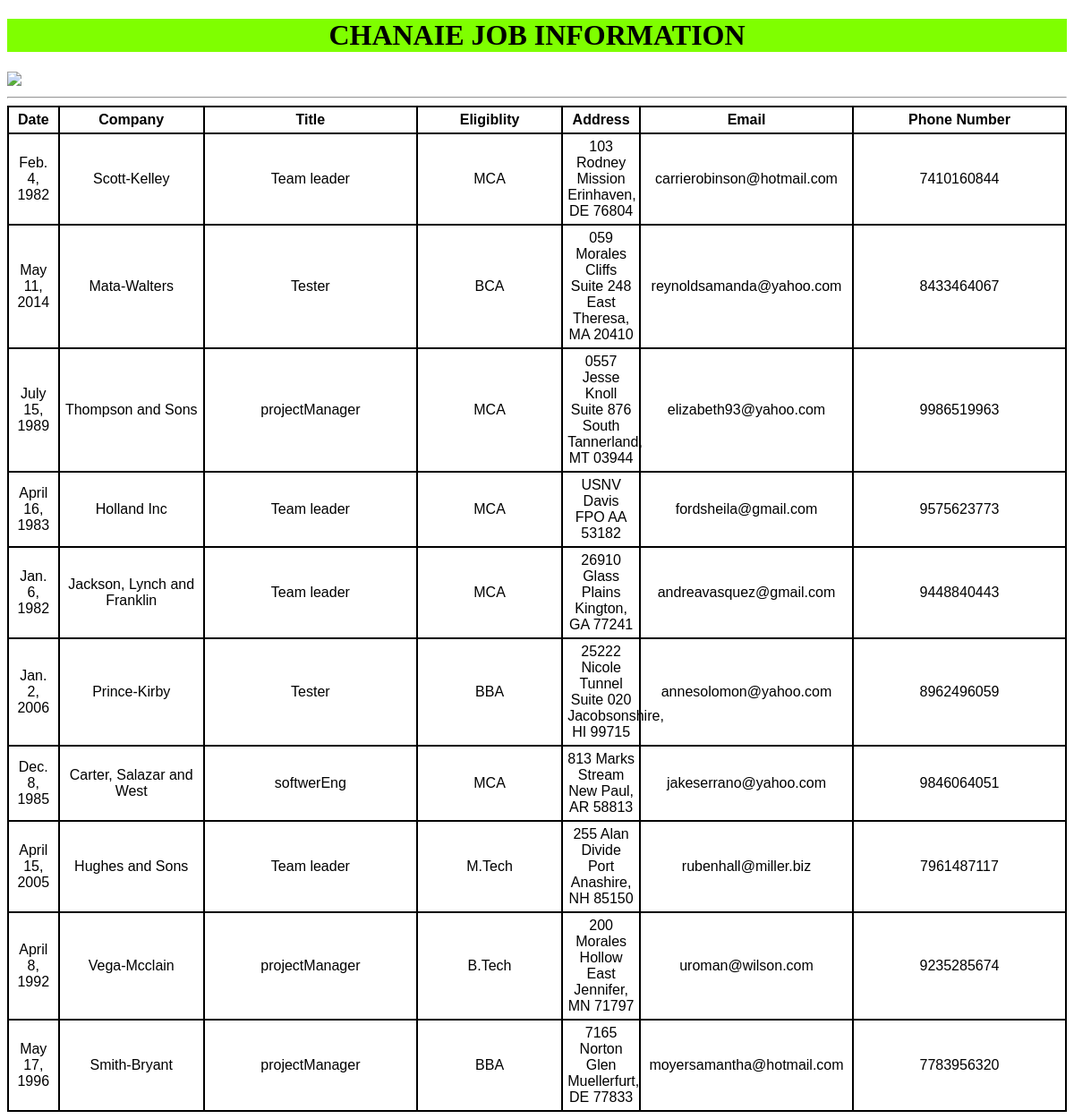
Screenshot of /c/ with the database file from the repository.
### J_App/models.py (models this page shows)
class Chann_jobs(models.Model):
    date=models.DateField()
    company=models.CharField(max_length=100)
    title=models.CharField(max_length=100)
    elisbility=models.CharField(max_length=100)
    address=models.CharField(max_length=100)
    email=models.EmailField()
    phoneno=models.IntegerField()

### J_App/views.py (the view)
# urls.py: path('c/',views.Chani_job_info),
def Chani_job_info(request):
    Jobs_list=Chann_jobs.objects.all()
    my_dict={'job_list':Jobs_list}
    return render(request,'MyApp/ChanJob.html',context=my_dict)

### templates/MyApp/ChanJob.html (shortened to what this page needs)
<!DOCTYPE html>
{% load static %}
<html lang="en">
<head>
    <link rel="stylesheet" href="{% static 'CSS/demo.css' %}">
</head>
<body>
<h1>CHANAIE JOB INFORMATION</h1>
<img src="{% static 'Image/Green.jpg' %}">
<hr>
  {% if job_list %}
<table>
    <thead>
    <th>Date</th>
    <th>Company</th>
    <th>Title</th>
    <th>Eligiblity</th>
    <th>Address</th>
    <th>Email</th>
    <th>Phone Number</th>
    </thead>
    {% for job in job_list %}
    <tr>
        <td>{{ job.date }}</td>
        <td>{{ job.company }}</td>
        <td>{{ job.title }}</td>
        <td>{{ job.elisbility }}</td>
        <td>{{ job.address }}</td>
        <td>{{ job.email }}</td>
        <td>{{ job.phoneno }}</td>
    </tr>
    {% endfor %}
</table>
  {% else %}
<p>No Recode Found In Channen job page </p>
{% endif %}
</body>
</html>

### static/CSS/demo.css (style rules this page uses)
h1 { text-align: center; background: chartreuse }
table { table-layout: fixed; width:100%;border-collapse: collapse; font-family: sans-serif; }
table,th,td { border: 2px solid black; }
th,td { padding: 5px; text-align: center; }
thead th:nth-child(1) { width:6% }
thead th:nth-child(2) { width:20% }
thead th:nth-child(3) { width:30% }
thead th:nth-child(4) { width:20% }
thead th:nth-child(5) { width:10% }
thead th:nth-child(6) { width: 30% }
thead th:nth-child(7) { width: 30% }

### rows the page displays
Chann_jobs: date "Feb. 4, 1982", company "Scott-Kelley", title "Team leader", elisbility "MCA", address "103 Rodney Mission Erinhaven, DE 76804", email "carrierobinson@hotmail.com", phoneno "7410160844"
Chann_jobs: date "May 11, 2014", company "Mata-Walters", title "Tester", elisbility "BCA", address "059 Morales Cliffs Suite 248 East Theresa, MA 20410", email "reynoldsamanda@yahoo.com", phoneno "8433464067"
Chann_jobs: date "July 15, 1989", company "Thompson and Sons", title "projectManager", elisbility "MCA", address "0557 Jesse Knoll Suite 876 South Tannerland, MT 03944", email "elizabeth93@yahoo.com", phoneno "9986519963"
Chann_jobs: date "April 16, 1983", company "Holland Inc", title "Team leader", elisbility "MCA", address "USNV Davis FPO AA 53182", email "fordsheila@gmail.com", phoneno "9575623773"
Chann_jobs: date "Jan. 6, 1982", company "Jackson, Lynch and Franklin", title "Team leader", elisbility "MCA", address "26910 Glass Plains Kington, GA 77241", email "andreavasquez@gmail.com", phoneno "9448840443"
Chann_jobs: date "Jan. 2, 2006", company "Prince-Kirby", title "Tester", elisbility "BBA", address "25222 Nicole Tunnel Suite 020 Jacobsonshire, HI 99715", email "annesolomon@yahoo.com", phoneno "8962496059"
Chann_jobs: date "Dec. 8, 1985", company "Carter, Salazar and West", title "softwerEng", elisbility "MCA", address "813 Marks Stream New Paul, AR 58813", email "jakeserrano@yahoo.com", phoneno "9846064051"
Chann_jobs: date "April 15, 2005", company "Hughes and Sons", title "Team leader", elisbility "M.Tech", address "255 Alan Divide Port Anashire, NH 85150", email "rubenhall@miller.biz", phoneno "7961487117"
Chann_jobs: date "April 8, 1992", company "Vega-Mcclain", title "projectManager", elisbility "B.Tech", address "200 Morales Hollow East Jennifer, MN 71797", email "uroman@wilson.com", phoneno "9235285674"
Chann_jobs: date "May 17, 1996", company "Smith-Bryant", title "projectManager", elisbility "BBA", address "7165 Norton Glen Muellerfurt, DE 77833", email "moyersamantha@hotmail.com", phoneno "7783956320"
